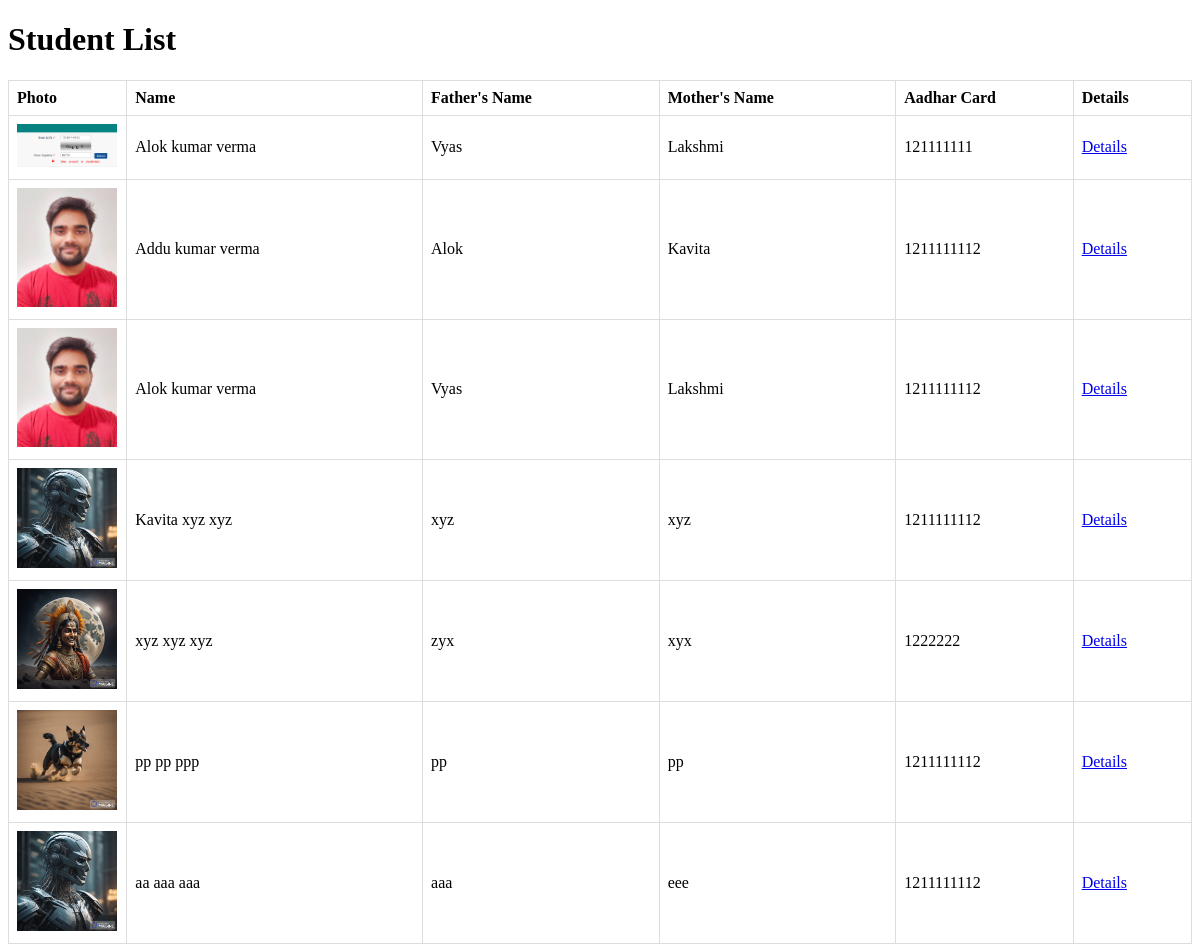
Screenshot of /admissions/student_list/ with the database file from the repository.
### admissions/models.py (models this page shows, shortened)
class Admission(models.Model):
    first_name = models.CharField(max_length=100)
    middle_name = models.CharField(max_length=100, blank=True, null=True)
    last_name = models.CharField(max_length=100)
    father_name = models.CharField(max_length=100)
    mother_name = models.CharField(max_length=100)
    date_of_birth = models.DateField()
    aadhar_card = models.CharField(max_length=16)
    photo = models.ImageField(upload_to='photos/')
    previous_school = models.CharField(max_length=200)
    address = models.TextField()
    caste = models.CharField(max_length=50)
    admission_class = models.CharField(max_length=50)
    admission_date = models.DateField(auto_now_add=True)
    mobile_number = models.CharField(max_length=15)
    subjects = models.CharField(max_length=100, blank=True, null=True)

### admissions/views.py (the view)
# urls.py: path('student_list/', views.student_list, name='student_list'),
def student_list(request):
    students = Admission.objects.all()
    year_filter_form = AdmissionYearFilterForm(request.GET)
    if year_filter_form.is_valid():
        admission_year = year_filter_form.cleaned_data.get('admission_year')
        if admission_year:
            students = students.filter(admission_date__year=admission_year)
    class_filter_form = AdmissionClassFilterForm(request.GET)
    if class_filter_form.is_valid():
        admission_class = class_filter_form.cleaned_data.get('admission_class')
        if admission_class:
            students = students.filter(admission_class__icontains=admission_class)
    context = {
        'students': students,
        'year_filter_form': year_filter_form,
        'class_filter_form': class_filter_form,
    }
    return render(request, 'admissions/student_list.html', context)

### admissions/templates/admissions/student_list.html (shortened to what this page needs)
<!DOCTYPE html>
<html>
<head>
</head>
<body>
    <h1>Student List</h1>
    <table>
        <thead>
            <tr>
                <th class="photo-column">Photo</th>
                <th class="name-column">Name</th>
                <th class="father-name-column">Father's Name</th>
                <th class="mother-name-column">Mother's Name</th>
                <th class="aadhar-column">Aadhar Card</th>
                <th>Details</th>
            </tr>
        </thead>
        <tbody>
            {% for student in students %}
                <tr>
                    <td class="photo-column"><img src="{{ student.photo.url }}" alt="{{ student.first_name }} {{ student.last_name }} Photo" width="100"></td>
                    <td class="name-column">{{ student.first_name }} {{ student.middle_name }} {{ student.last_name }}</td>
                    <td class="father-name-column">{{ student.father_name }}</td>
                    <td class="mother-name-column">{{ student.mother_name }}</td>
                    <td class="aadhar-column">{{ student.aadhar_card }}</td>
                    <td><a href="{% url 'student_details' student.id %}">Details</a></td>
                </tr>
            {% endfor %}
        </tbody>
    </table>
</body>
</html>

### admissions/templates/admissions/student_list.html (style rules this page uses)
table { border-collapse: collapse; width: 100%; }
th, td { border: 1px solid #ddd; padding: 8px; text-align: left; }
.photo-column { width: 10%; }
.name-column { width: 25%; }
.father-name-column { width: 20%; }
.mother-name-column { width: 20%; }
.aadhar-column { width: 15%; }

### rows the page displays
Admission: photo (picture), first_name "Alok", middle_name "kumar", last_name "verma", father_name "Vyas", mother_name "Lakshmi", aadhar_card "121111111"
Admission: photo (picture), first_name "Addu", middle_name "kumar", last_name "verma", father_name "Alok", mother_name "Kavita", aadhar_card "1211111112"
Admission: photo (picture), first_name "Alok", middle_name "kumar", last_name "verma", father_name "Vyas", mother_name "Lakshmi", aadhar_card "1211111112"
Admission: photo (picture), first_name "Kavita", middle_name "xyz", last_name "xyz", father_name "xyz", mother_name "xyz", aadhar_card "1211111112"
Admission: photo (picture), first_name "xyz", middle_name "xyz", last_name "xyz", father_name "zyx", mother_name "xyx", aadhar_card "1222222"
Admission: photo (picture), first_name "pp", middle_name "pp", last_name "ppp", father_name "pp", mother_name "pp", aadhar_card "1211111112"
Admission: photo (picture), first_name "aa", middle_name "aaa", last_name "aaa", father_name "aaa", mother_name "eee", aadhar_card "1211111112"
